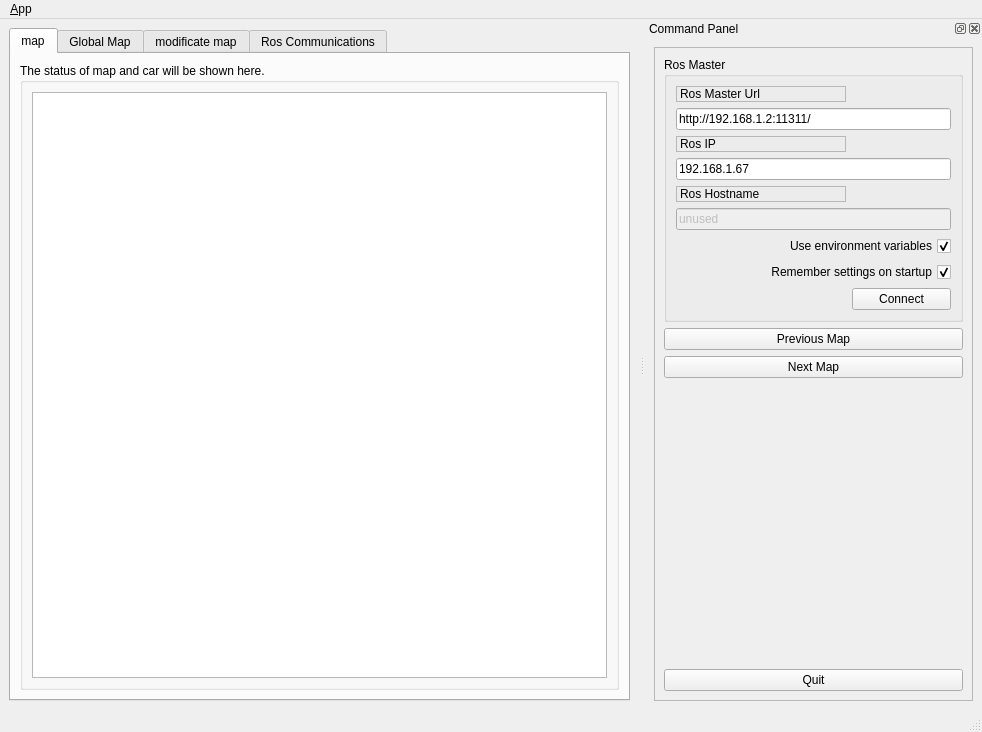
<?xml version="1.0" encoding="UTF-8"?>
<ui version="4.0">
 <class>MainWindowDesign</class>
 <widget class="QMainWindow" name="MainWindowDesign">
  <property name="geometry">
   <rect>
    <x>0</x>
    <y>0</y>
    <width>982</width>
    <height>732</height>
   </rect>
  </property>
  <property name="windowTitle">
   <string>QRosApp</string>
  </property>
  <property name="windowIcon">
   <iconset resource="../resources/images.qrc">
    <normaloff>:/images/icon.png</normaloff>:/images/icon.png</iconset>
  </property>
  <property name="locale">
   <locale language="English" country="Australia"/>
  </property>
  <widget class="QWidget" name="centralwidget">
   <layout class="QHBoxLayout">
    <item>
     <widget class="QTabWidget" name="tab_manager">
      <property name="minimumSize">
       <size>
        <width>100</width>
        <height>0</height>
       </size>
      </property>
      <property name="locale">
       <locale language="English" country="Australia"/>
      </property>
      <property name="currentIndex">
       <number>0</number>
      </property>
      <widget class="QWidget" name="tab_map">
       <attribute name="title">
        <string>map</string>
       </attribute>
       <layout class="QVBoxLayout" name="verticalLayout_4">
        <item>
         <widget class="QGroupBox" name="groupBox_map">
          <property name="sizePolicy">
           <sizepolicy hsizetype="MinimumExpanding" vsizetype="Preferred">
            <horstretch>0</horstretch>
            <verstretch>0</verstretch>
           </sizepolicy>
          </property>
          <property name="title">
           <string>The status of map and car will be shown here.</string>
          </property>
          <property name="flat">
           <bool>true</bool>
          </property>
          <layout class="QVBoxLayout" name="verticalLayout_5">
           <item>
            <widget class="InteractiveView" name="map_view">
             <property name="enabled">
              <bool>true</bool>
             </property>
             <property name="minimumSize">
              <size>
               <width>541</width>
               <height>584</height>
              </size>
             </property>
            </widget>
           </item>
          </layout>
         </widget>
        </item>
       </layout>
      </widget>
      <widget class="QWidget" name="tab_global_map">
       <attribute name="title">
        <string>Global Map</string>
       </attribute>
       <layout class="QHBoxLayout" name="horizontalLayout_2">
        <item>
         <widget class="QGroupBox" name="groupBox_3">
          <property name="title">
           <string>The status of map and car will be shown here.</string>
          </property>
          <layout class="QHBoxLayout" name="horizontalLayout_3">
           <item>
            <widget class="InteractiveView" name="global_map_view"/>
           </item>
          </layout>
         </widget>
        </item>
       </layout>
      </widget>
      <widget class="QWidget" name="tab_mod_map">
       <attribute name="title">
        <string>modificate map</string>
       </attribute>
       <layout class="QHBoxLayout" name="horizontalLayout">
        <item>
         <widget class="QGroupBox" name="groupBox_mod_map">
          <property name="title">
           <string>you can modificate map here.</string>
          </property>
          <layout class="QVBoxLayout" name="verticalLayout_6">
           <item>
            <widget class="InteractiveView" name="map_mod_view"/>
           </item>
          </layout>
         </widget>
        </item>
       </layout>
      </widget>
      <widget class="QWidget" name="tab_ros_status">
       <attribute name="title">
        <string>Ros Communications</string>
       </attribute>
       <layout class="QVBoxLayout" name="verticalLayout_2">
        <item>
         <widget class="QGroupBox" name="groupBox_12">
          <property name="sizePolicy">
           <sizepolicy hsizetype="MinimumExpanding" vsizetype="Preferred">
            <horstretch>0</horstretch>
            <verstretch>0</verstretch>
           </sizepolicy>
          </property>
          <property name="title">
           <string>Logging</string>
          </property>
          <layout class="QGridLayout" name="gridLayout_3">
           <item row="0" column="0">
            <widget class="QListView" name="view_logging"/>
           </item>
          </layout>
         </widget>
        </item>
       </layout>
      </widget>
     </widget>
    </item>
   </layout>
  </widget>
  <widget class="QMenuBar" name="menubar">
   <property name="geometry">
    <rect>
     <x>0</x>
     <y>0</y>
     <width>982</width>
     <height>19</height>
    </rect>
   </property>
   <widget class="QMenu" name="menu_File">
    <property name="title">
     <string>&amp;App</string>
    </property>
    <addaction name="action_Preferences"/>
    <addaction name="separator"/>
    <addaction name="actionAbout"/>
    <addaction name="actionAbout_Qt"/>
    <addaction name="separator"/>
    <addaction name="action_Quit"/>
   </widget>
   <addaction name="menu_File"/>
  </widget>
  <widget class="QStatusBar" name="statusbar"/>
  <widget class="QDockWidget" name="command_panel">
   <property name="enabled">
    <bool>true</bool>
   </property>
   <property name="sizePolicy">
    <sizepolicy hsizetype="Minimum" vsizetype="Preferred">
     <horstretch>0</horstretch>
     <verstretch>0</verstretch>
    </sizepolicy>
   </property>
   <property name="minimumSize">
    <size>
     <width>337</width>
     <height>412</height>
    </size>
   </property>
   <property name="layoutDirection">
    <enum>Qt::LeftToRight</enum>
   </property>
   <property name="floating">
    <bool>false</bool>
   </property>
   <property name="features">
    <set>QDockWidget::AllDockWidgetFeatures</set>
   </property>
   <property name="allowedAreas">
    <set>Qt::LeftDockWidgetArea|Qt::RightDockWidgetArea</set>
   </property>
   <property name="windowTitle">
    <string>Command Panel</string>
   </property>
   <attribute name="dockWidgetArea">
    <number>2</number>
   </attribute>
   <widget class="QWidget" name="command_panel_Contents">
    <layout class="QVBoxLayout" name="verticalLayout">
     <item>
      <widget class="QFrame" name="frame">
       <property name="sizePolicy">
        <sizepolicy hsizetype="Minimum" vsizetype="Preferred">
         <horstretch>0</horstretch>
         <verstretch>0</verstretch>
        </sizepolicy>
       </property>
       <property name="frameShape">
        <enum>QFrame::StyledPanel</enum>
       </property>
       <property name="frameShadow">
        <enum>QFrame::Raised</enum>
       </property>
       <layout class="QVBoxLayout" name="verticalLayout_3">
        <item>
         <widget class="QGroupBox" name="groupBox">
          <property name="title">
           <string>Ros Master</string>
          </property>
          <layout class="QGridLayout" name="gridLayout">
           <item row="0" column="0">
            <widget class="QLabel" name="label">
             <property name="frameShape">
              <enum>QFrame::StyledPanel</enum>
             </property>
             <property name="frameShadow">
              <enum>QFrame::Raised</enum>
             </property>
             <property name="text">
              <string>Ros Master Url</string>
             </property>
            </widget>
           </item>
           <item row="1" column="0" colspan="2">
            <widget class="QLineEdit" name="line_edit_master">
             <property name="text">
              <string>http://192.168.1.2:11311/</string>
             </property>
            </widget>
           </item>
           <item row="2" column="0">
            <widget class="QLabel" name="label_2">
             <property name="frameShape">
              <enum>QFrame::StyledPanel</enum>
             </property>
             <property name="frameShadow">
              <enum>QFrame::Raised</enum>
             </property>
             <property name="text">
              <string>Ros IP</string>
             </property>
            </widget>
           </item>
           <item row="3" column="0" colspan="2">
            <widget class="QLineEdit" name="line_edit_host">
             <property name="text">
              <string>192.168.1.67</string>
             </property>
            </widget>
           </item>
           <item row="4" column="0">
            <widget class="QLabel" name="label_3">
             <property name="frameShape">
              <enum>QFrame::StyledPanel</enum>
             </property>
             <property name="frameShadow">
              <enum>QFrame::Raised</enum>
             </property>
             <property name="text">
              <string>Ros Hostname</string>
             </property>
            </widget>
           </item>
           <item row="5" column="0" colspan="2">
            <widget class="QLineEdit" name="line_edit_topic">
             <property name="enabled">
              <bool>false</bool>
             </property>
             <property name="text">
              <string>unused</string>
             </property>
            </widget>
           </item>
           <item row="6" column="0" colspan="2">
            <widget class="QCheckBox" name="checkbox_use_environment">
             <property name="enabled">
              <bool>true</bool>
             </property>
             <property name="layoutDirection">
              <enum>Qt::RightToLeft</enum>
             </property>
             <property name="text">
              <string>Use environment variables</string>
             </property>
             <property name="checked">
              <bool>true</bool>
             </property>
            </widget>
           </item>
           <item row="7" column="0" colspan="2">
            <widget class="QCheckBox" name="checkbox_remember_settings">
             <property name="layoutDirection">
              <enum>Qt::RightToLeft</enum>
             </property>
             <property name="text">
              <string>Remember settings on startup</string>
             </property>
             <property name="checked">
              <bool>true</bool>
             </property>
            </widget>
           </item>
           <item row="8" column="1">
            <widget class="QPushButton" name="button_connect">
             <property name="enabled">
              <bool>true</bool>
             </property>
             <property name="sizePolicy">
              <sizepolicy hsizetype="MinimumExpanding" vsizetype="Fixed">
               <horstretch>0</horstretch>
               <verstretch>0</verstretch>
              </sizepolicy>
             </property>
             <property name="toolTip">
              <string>Set the target to the current joint trajectory state.</string>
             </property>
             <property name="statusTip">
              <string>Clear all waypoints and set the target to the current joint trajectory state.</string>
             </property>
             <property name="text">
              <string>Connect</string>
             </property>
            </widget>
           </item>
           <item row="8" column="0">
            <spacer name="horizontalSpacer">
             <property name="orientation">
              <enum>Qt::Horizontal</enum>
             </property>
             <property name="sizeHint" stdset="0">
              <size>
               <width>170</width>
               <height>21</height>
              </size>
             </property>
            </spacer>
           </item>
          </layout>
         </widget>
        </item>
        <item>
         <widget class="QPushButton" name="pushButton_2">
          <property name="text">
           <string>Previous Map</string>
          </property>
         </widget>
        </item>
        <item>
         <widget class="QPushButton" name="pushButton">
          <property name="text">
           <string>Next Map</string>
          </property>
         </widget>
        </item>
        <item>
         <spacer name="verticalSpacer_3">
          <property name="orientation">
           <enum>Qt::Vertical</enum>
          </property>
          <property name="sizeHint" stdset="0">
           <size>
            <width>20</width>
            <height>233</height>
           </size>
          </property>
         </spacer>
        </item>
        <item>
         <widget class="QPushButton" name="quit_button">
          <property name="sizePolicy">
           <sizepolicy hsizetype="MinimumExpanding" vsizetype="Fixed">
            <horstretch>0</horstretch>
            <verstretch>0</verstretch>
           </sizepolicy>
          </property>
          <property name="text">
           <string>Quit</string>
          </property>
         </widget>
        </item>
       </layout>
      </widget>
     </item>
    </layout>
   </widget>
  </widget>
  <action name="action_Quit">
   <property name="text">
    <string>&amp;Quit</string>
   </property>
   <property name="shortcut">
    <string>Ctrl+Q</string>
   </property>
   <property name="shortcutContext">
    <enum>Qt::ApplicationShortcut</enum>
   </property>
  </action>
  <action name="action_Preferences">
   <property name="text">
    <string>&amp;Preferences</string>
   </property>
  </action>
  <action name="actionAbout">
   <property name="text">
    <string>&amp;About</string>
   </property>
  </action>
  <action name="actionAbout_Qt">
   <property name="text">
    <string>About &amp;Qt</string>
   </property>
  </action>
 </widget>
 <customwidgets>
  <customwidget>
   <class>InteractiveView</class>
   <extends>QGraphicsView</extends>
   <header>../../src/car_map/include/car_map/interactive_view.hpp</header>
  </customwidget>
 </customwidgets>
 <resources>
  <include location="../resources/images.qrc"/>
 </resources>
 <connections>
  <connection>
   <sender>quit_button</sender>
   <signal>clicked()</signal>
   <receiver>MainWindowDesign</receiver>
   <slot>close()</slot>
   <hints>
    <hint type="sourcelabel">
     <x>859</x>
     <y>552</y>
    </hint>
    <hint type="destinationlabel">
     <x>469</x>
     <y>299</y>
    </hint>
   </hints>
  </connection>
  <connection>
   <sender>action_Quit</sender>
   <signal>triggered()</signal>
   <receiver>MainWindowDesign</receiver>
   <slot>update()</slot>
   <hints>
    <hint type="sourcelabel">
     <x>-1</x>
     <y>-1</y>
    </hint>
    <hint type="destinationlabel">
     <x>399</x>
     <y>299</y>
    </hint>
   </hints>
  </connection>
 </connections>
</ui>
